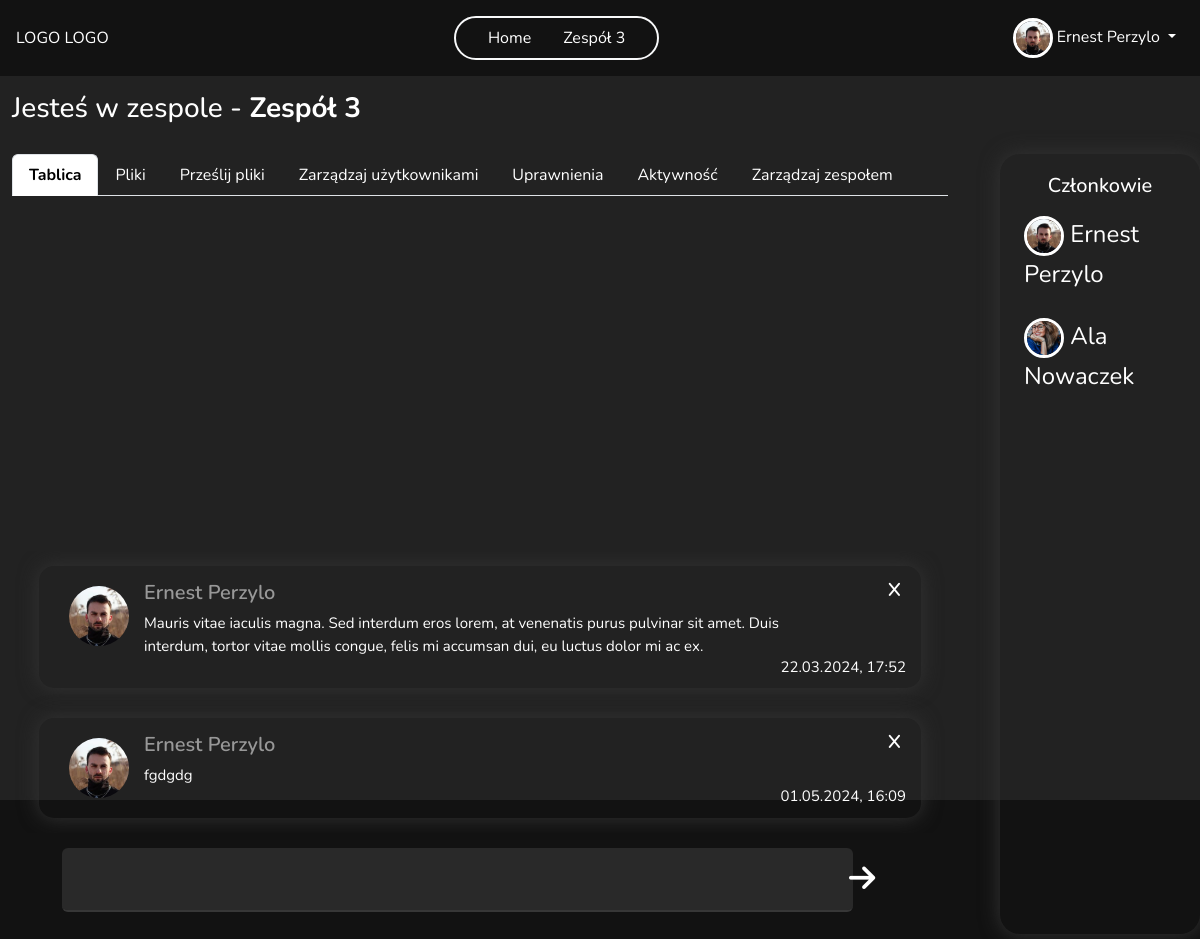
The app's page /team/5/board (signed in), older data.
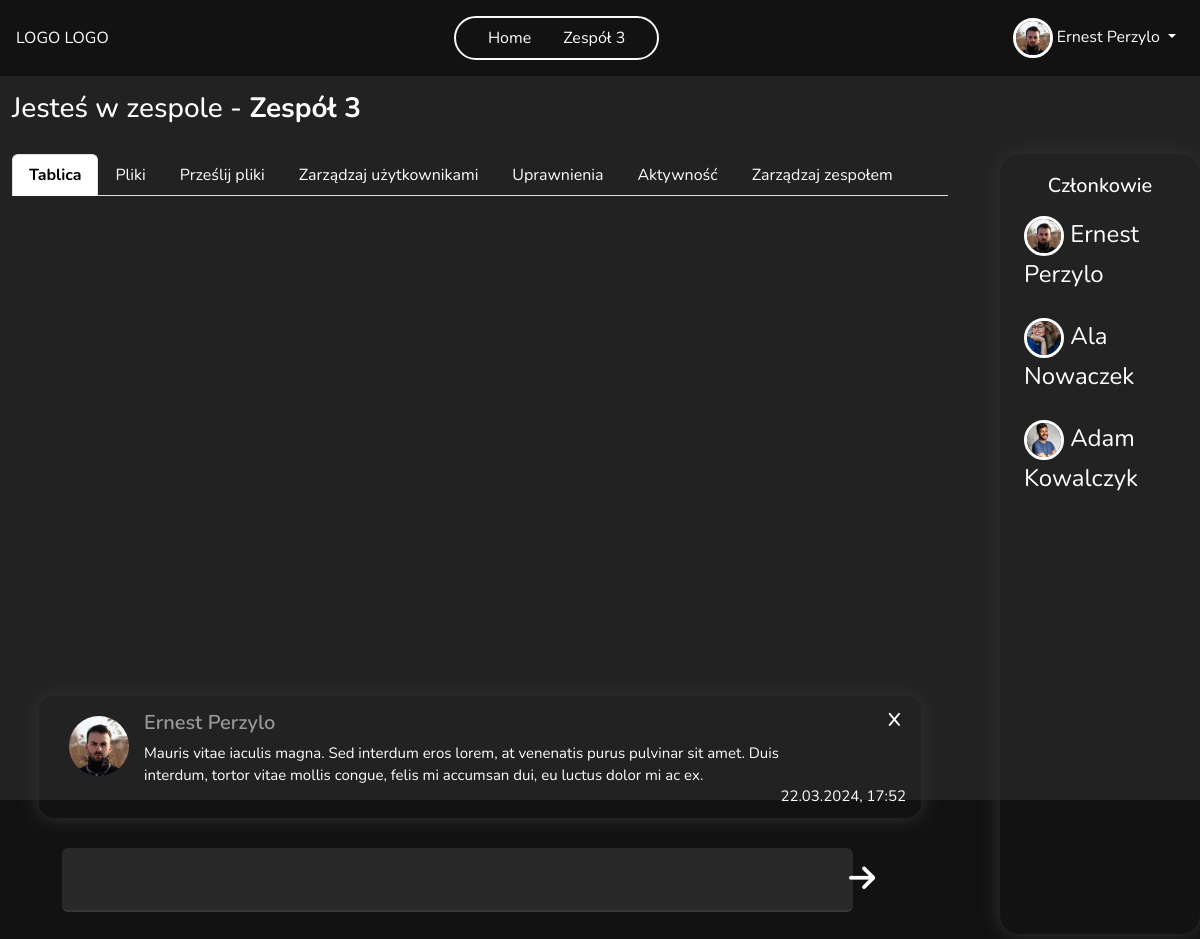
The same page, newer data.
### main/models.py (models this page shows, shortened)
class Team(models.Model):
    name = models.CharField(max_length=255)
    founder = models.ForeignKey(User, on_delete=models.CASCADE, related_name='team_founder')
    members = models.ManyToManyField(User, through='TeamMembership', related_name='team_member', blank=True)
    key = models.OneToOneField(Key, on_delete=models.SET_NULL, null=True, blank=True, related_name='team_key', unique=True)
    def get_members(self):
        return TeamMembership.objects.filter(team=self)
    class Meta:
        permissions = [
            ("add_new_member", "Can add new team memeber"),
            ("delete_member", "Can delete team memeber"),
            ("manage_perms", "Can manage all permission in team"),
            ("view_logs", "Can see team logs")
        ]

class TeamMessage(models.Model):
    author = models.ForeignKey(User, on_delete=models.CASCADE)
    team = models.ForeignKey(Team, on_delete=models.CASCADE)
    upload_date = models.DateTimeField(default=timezone.now)
    content = models.TextField(max_length=500, blank=True, null=True)

class Profile(models.Model):
    user = models.OneToOneField(User, on_delete=models.CASCADE)
    image = models.ImageField(default='default.jpg', upload_to=UniqueFileName('profile_pics'))
    bio = models.TextField(max_length=500, blank=True, null=True)
    country = CountryField(default = 'PL')
    age = models.PositiveSmallIntegerField(blank=True, null=True)
    phone_number = models.CharField(max_length=20, blank=True, null=True)
    website = models.CharField(max_length=255, blank=True, null=True)
    last_password_change = models.DateTimeField(null=True, blank=True, default=timezone.now)

class TeamMembership(models.Model):
    user = models.ForeignKey(User, on_delete=models.CASCADE)
    team = models.ForeignKey(Team, on_delete=models.CASCADE)
    groups = models.ManyToManyField(Group)
    def get_fullname_member(self):
        return f'{self.user.get_full_name()}'

### main/views.py (the view)
# urls.py: path('team/<int:id>/board', views.team_board, name='team_board'),
@login_required
def team_board(request, id):
    team, members = get_team_and_members(id)
    team_messages = TeamMessage.objects.filter(team=team)
    if request.user.is_authenticated:
        user = request.user
        user_permissions = get_user_perms(user, team)
    if request.method == 'POST':
        form = AddTeamMessage(request.POST)
        if form.is_valid():
            message = form.save(commit=False)
            message.team = team
            message.author = user
            message.save()
            TeamActivityLog.objects.create(user = user, action = f'Dodano nowy wpis.', team=team)
            return redirect('team_board', id=team.id)
    else:
        form = AddTeamMessage()
    context = {'team':team, 'members':members, 'user':user, 'user_permissions':user_permissions, 'team_messages':team_messages, 'form':form}
    return render(request, 'teams/team_board.html', context=context)

### main/forms.py
class AddTeamMessage(ModelForm):
    class Meta:
        model= TeamMessage
        fields = ['content']
    def __init__(self, *args, **kwargs):
        super().__init__(*args, **kwargs)
        self.fields['content'].label = False

### main/context_processors.py (called while the page is built)
def user_teams(request):
    if request.user.is_authenticated:
        user_teams = Team.objects.filter(members = request.user)
    else:
        user_teams = None
    return {'user_teams':user_teams}

### main/permission_tools.py (called while the page is built)
def get_user_perms(user, team):
    team_membership = TeamMembership.objects.filter(user=user, team=team).first()
    user_permissions = []
    if team_membership:
        group = team_membership.groups.first()
        if group:
            user_permissions += list(group.permissions.values_list('codename', flat=True))
    return user_permissions

### main/views.py (called while the page is built)
def get_team_and_members(id):
    team = get_object_or_404(Team, pk=id)
    members = team.get_members()
    return team, members

### main/templates/teams/team_board.html (shortened to what the changed rows need)
{% extends "main/base.html" %}
{% load crispy_forms_tags %}
{% block navbar %}
    {% include 'main/navbar.html' %}
{% endblock navbar %}
{% block content %}
<div class="container-fluid team-container ">
  <h3 class="mt-3">Jesteś w zespole - <strong>{{team.name}}</strong> </h3>
    <div class="row ">
        <div class="col-10 team-col">
            <div class="team-content">
              {% block team-content %}
                  <div class="container-fluid div-board">
                    <div class="row team-messages" id="chat">
                      {% for msg in team_messages %}
                        <div class="inbox-message">
                          <ul>
                            <li>
                                <div class="message-avatar">
                                  <img src="{{ msg.author.profile.image.url }}" alt="">
                                </div>
                                <div class="message-body">
                                  <div class="message-body-heading">
                                    <h5>{{ msg.author.get_full_name }}</h5>
                                  </div>
                                  <div class="msg-content">
                                    <p>{{ msg.content }}</p>
                                  </div>
                                  <span class="upload-date">{{msg.upload_date|date:"d.m.Y"}}, {{msg.upload_date|time:"H:i"}}</span>
                                  {% if  user == msg.author %}
                                    <div class="delete-msg">
                                      <a href="{% url 'remove_message' team.id msg.id %}"><i class="fa-solid fa-x"></i></a>
                                    </div>
                                  {% endif %}
                                </div>
                            </li>
                          </ul>
                        </div>
                      {% endfor %}
                    </div>
                  </div>
              {% endblock team-content %}
            </div>
        </div>
        <div class="col-2 members-col" >
          {% for member in members %}
            <div class="row d-flex align-items-center ">
                <div class="member-name d-flex justify-content-between ">
                    <div>
                      <img src="{{ member.user.profile.image.url }}" class="rounded-circle img-profile">
                      {{member.get_fullname_member}}
                    </div>
                </div>
            </div>
          {% endfor %}
        </div>
    </div>
</div>
{% endblock content %}

### main/templates/main/navbar.html (shortened to what this page needs)
<nav class="navbar navbar-expand-lg my-nav text-light justify-content-center position-relative p-3 z-3">
  <div class="d-flex justify-content-between w-100 align-items-center">
    <a class=" nav-link" href="/">LOGO LOGO</a>
    <ul class="navbar-nav mb-2 mb-lg-0 justify-content-center border border-2 border-light rounded-pill px-4 gap-3 ">
      <li class="nav-item">
        <a class="nav-link active" aria-current="page" href="{% url 'home' %}">Home</a>
      </li>
      {% if user_teams %}
        {% for team in user_teams %}
          <li class="nav-item">
            <a class="nav-link" href="{% url 'team_board' team.id %}">{{ team.name }}</a>
          </li>
        {% endfor %}
      {% endif %}
    </ul>
    <div class="navbar-nav ">
      {% if user.is_authenticated %}
          <div class="nav-item dropdown ml-auto">
            <a class="nav-link dropdown-toggle" href="#" role="button" data-bs-toggle="dropdown" aria-expanded="true">
              <img src="{{ user.profile.image.url }}" class="rounded-circle img-profile">
              {{ user.get_full_name }}
            </a>
          </div>
      {% else %}
      <a
        class="nav-link border border-2 border-light rounded-pill d-flex justify-content-center align-items-center gap-3 position-relative login-icon"
        href="{% url 'my-login' %}">Login<i class="fa-solid fa-user border border-2 border-light rounded-circle position-absolute button-icon"></i></a>
      {% endif %}
    </div>
  </div>
</nav>

Row changes from the older to the newer data that the page shows:
removed TeamMessage: author.profile.image (picture), author.get_full_name "Ernest Perzylo", content "fgdgdg", upload_date "01.05.2024", upload_date "16:09"
added TeamMembership: user.profile.image (picture), get_fullname_member "Adam Kowalczyk"
